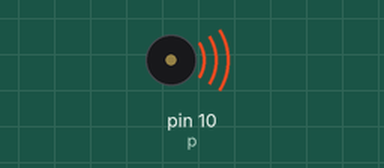
Recording of a sketch running on a simulated Arduino Uno, built with avr-gcc and run on an emulated ATmega328P. Shown: buzzer (waves = sounding).

Above: at 0.1 s.
Timing chart, 0 to 40.0 s (numbered marks = the images above):
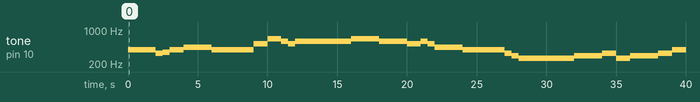

The sketch:

GohyanguiBom.ino
```cpp
int p = 10;
void setup()
{
    pinMode(10, OUTPUT);
}
const int pi[] = {392, 392, 330, 349, 392, 440, 440, 392, 392, 523, 659, 587,523, 587, 659, 659, 587, 587, 523, 587, 523, 440, 440, 392, 392, 392, 330, 294, 262, 294, 294, 330, 262, 294, 294, 330, 392, 440, 523, 659, 587, 523, 587, 659, 659, 587, 587, 523, 587, 523, 440, 440, 392, 392, 392, 330, 294, 262};
const int le[] = {1000, 1000, 500, 500, 1000, 1000, 1000, 2000, 1000, 1000, 1000, 500, 500, 4000, 1000, 1000, 1000, 1000, 1000, 500, 500, 1000, 1000, 1000, 1000, 1000, 500, 500, 4000, 1000, 1000, 1000, 1000, 1000, 1000, 1000, 1000, 1000, 1000, 1000, 500, 500, 4000, 1000, 1000, 1000, 1000, 1000, 500, 500, 1000, 1000, 1000, 1000, 1000, 500, 500, 4000};
int i = 0;
void loop()
{
    if(i == 59)
        i = 0;
    tone(p, pi[i]);
    delay(le[i]);
    noTone(p);
    i++;
}
```

Measured:
- by itself, tone on pin 10 (p): plays 392 Hz for 2.0 s, 330 Hz for 0.50 s, 349 Hz for 0.50 s, 392 Hz for 1.0 s, 440 Hz for 2.0 s, 392 Hz for 3.0 s … (27 notes in this stretch)
